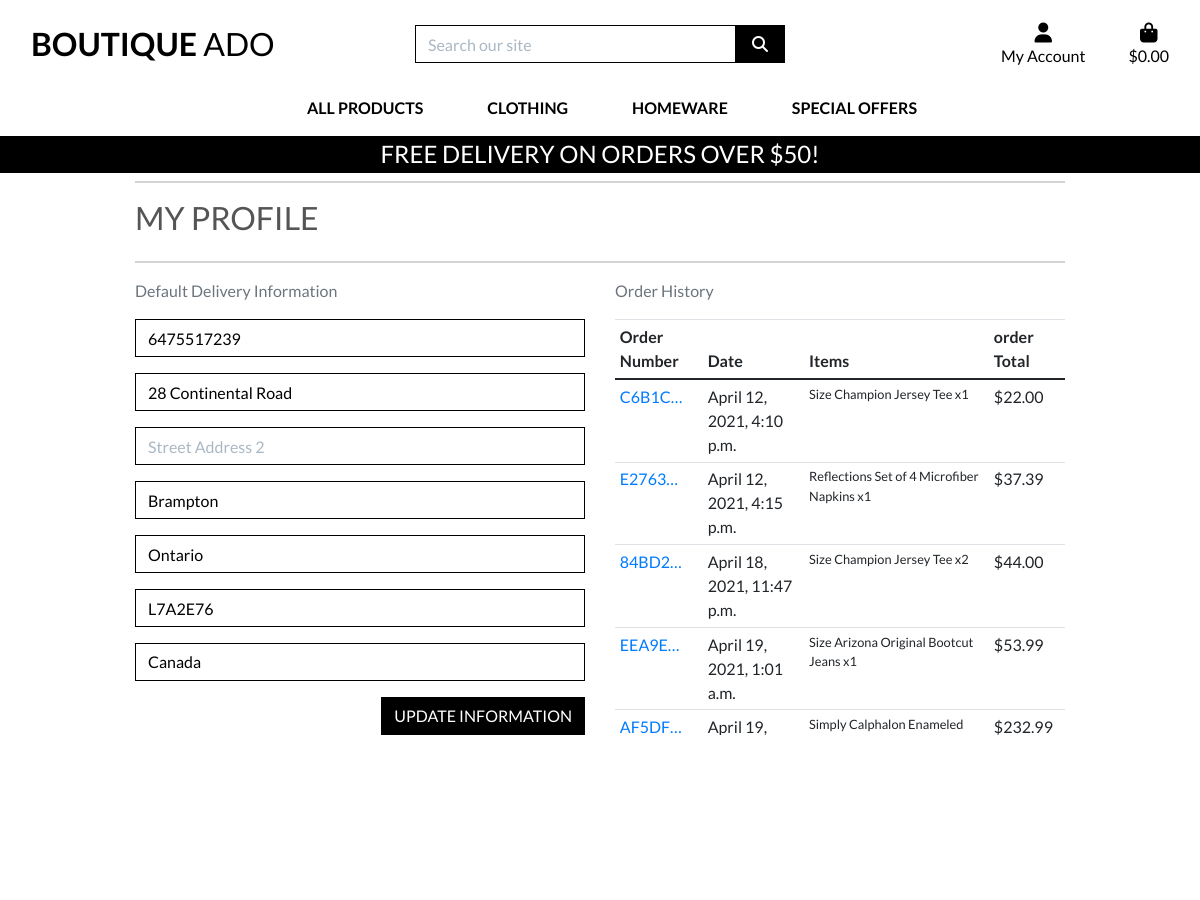
Before: /profile/ (signed in, upper part) with the older database file.
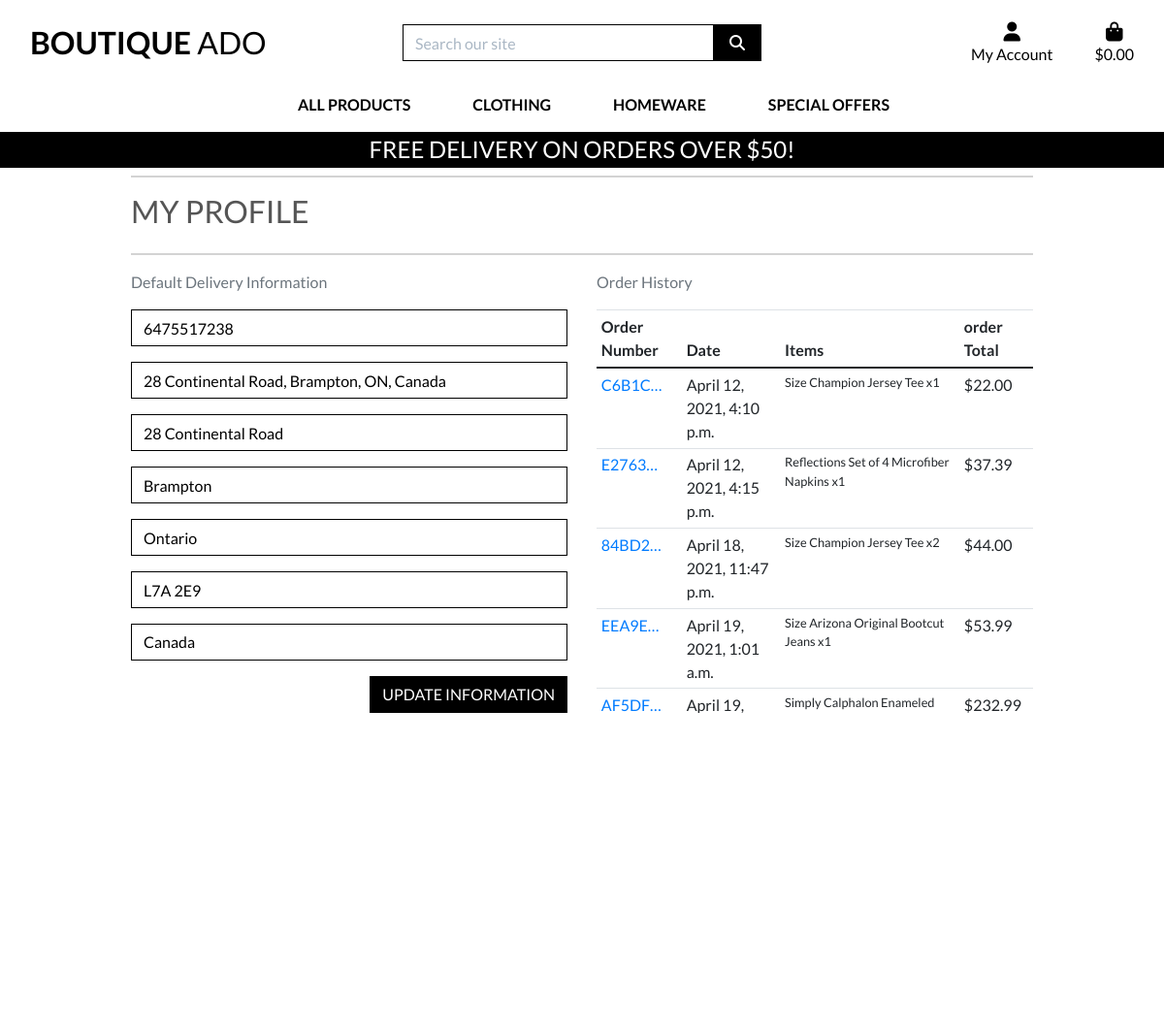
After: the same page with the newer database file.
### profiles/models.py (models this page shows, shortened)
class UserProfile(models.Model):
    user = models.OneToOneField(User, on_delete=models.CASCADE)
    default_phone_number = models.CharField(max_length=20, null=True, blank=True)
    default_street_address1 = models.CharField(max_length=80, null=True, blank=True)
    default_street_address2 = models.CharField(max_length=80, null=True, blank=True)
    default_town_or_city = models.CharField(max_length=40, null=True, blank=True)
    default_county = models.CharField(max_length=80, null=True, blank=True)
    default_postcode = models.CharField(max_length=20, null=True, blank=True)
    default_country = CountryField(blank_label='Country', null=True, blank=True)

### profiles/views.py (the view)
# urls.py: path('profile/', include('profiles.urls')),
def profile(request):
    profile = get_object_or_404(UserProfile, user=request.user)
    if request.method == 'POST':
        form = UserProfileForm(request.POST, instance=profile)
        if form.is_valid():
            form.save()
            messages.success(request, 'Profile updated successfully')
    form = UserProfileForm(instance=profile)
    orders = profile.orders.all()
    template = 'profiles/profile.html'
    context = {
        'form': form,
        'orders': orders,
        'on_profile_page': True
    }
    return render(request, template, context)

### profiles/forms.py
class UserProfileForm(forms.ModelForm):
    class Meta:
        model = UserProfile
        exclude = ('user',)
    def __init__(self, *args, **kwargs):
        super().__init__(*args, **kwargs)
        placeholders = {
            'default_phone_number': 'Phone Number',
            'default_postcode': 'Postal Code',
            'default_town_or_city': 'Town or City',
            'default_street_address1': 'Street Address 1',
            'default_street_address2': 'Street Address 2',
            'default_county': 'County, State or Locality',
        }
        self.fields['default_phone_number'].widget.attrs['autofocus'] = True
        for field in self.fields:
            if field != 'default_country':
                if self.fields[field].required:
                    placeholder = f'{placeholders[field]} *'
                else:
                    placeholder = placeholders[field]
                self.fields[field].widget.attrs['placeholder'] = placeholder
            self.fields[field].widget.attrs['class'] = 'border-black rounded-0 profile-form-input'
            self.fields[field].label = False

### profiles/templates/profiles/profile.html (shortened to what this page needs)
{% extends "base.html" %}
{% load static %}
{% block extra_css %}
    <link rel="stylesheet" href="{% static 'profiles/css/profile.css' %}">
{% endblock %}
{% block page_header %}
    <div class="container header-container">
        <div class="row">
            <div class="col"></div>
        </div>
    </div>
{% endblock %}
{% block content %}
    <div class="overlay"></div>
    <div class="container">
        <div class="row">
            <div class="col">
                <hr>
                <h2 class="logo-font mb-4">My Profile</h2>
                <hr>
            </div>
        </div>
        <div class="row">
           <div class="col-12 col-lg-6">
               <p class="text-muted">Default Delivery Information</p>
                <form class="mt-3" action="{% url 'profile' %}" method="POST" id="profile-update-form">
                    {{ form | crispy }}
                    <button class="btn btn-black rounded-0 text-uppercase float-right">Update Information</button>
               </form>
           </div>
           <div class="col-12 col-lg-6">
               <p class="text-muted">Order History</p>
               <div class="order-history tabld-responsive">
                   <table class=" table table-sm table-boardeless">
                       <thead>
                           <tr>
                               <th> Order Number</th>
                               <th> Date </th>
                               <th> Items </th>
                               <th> order Total </th>
                           </tr>
                       </thead>
                      <tbody>
                          {% for order in orders %}
                          <tr>
                             <td>
                                 <a href="{% url 'order_history' order.order_number %}"
                                  title="{{ order.order_number }}">
                                   {{ order.order_number|truncatechars:6 }}
                                 </a>
                             </td>
                            <td>{{ order.date }}</td>
                            <td>
                                <ul class = "list-unstyled">
                                    {% for item in order.lineitems.all %}
                                        <li class="small">
                                            {% if item.product.has_sizes %}
                                                Size {{ item.product.size|upper }}
                                            {% endif %}{{ item.product.name }} x{{ item.quantity }}
                                        </li>
                                    {% endfor %}
                                </ul>
                            </td>
                            <td>${{ order.grand_total  }}</td>
                          </tr>
                          {% endfor %}
                      </tbody>
                   </table>
               </div>
           </div>
        </div>
{% endblock %}

Changed rows visible on the page:
changed UserProfile "28 Continental Road": default_phone_number "6475517239" → "6475517238"; default_street_address1 "28 Continental Road" → "28 Continental Road, Brampton, ON, Canada"; default_street_address2 (not shown) → "28 Continental Road"; default_postcode "L7A2E76" → "L7A 2E9"
